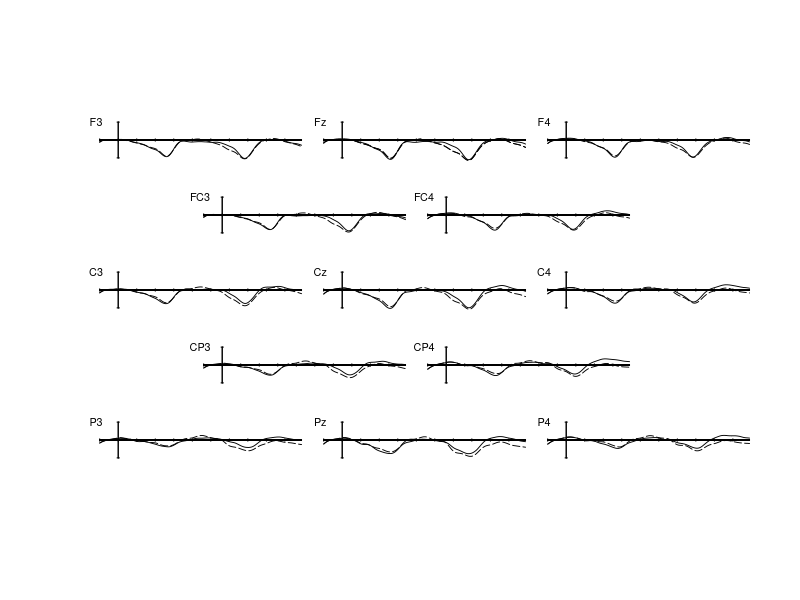

Recreate this plot in R.
# Peiyun Zhou
# youneverleave@gmail.com
# R codes--the ERP plot for the pronouns in Experiment 2 Native APS condition
# The figure presents the readers' responses to grammtical pronouns and ungrammtical pronouns
# when they imagining the Non-native Chinese-accented English speaker's voice

setwd("Set working directory here")
cond1<-read.csv("APS2_Bin3_Chinese Correct Verb in Good Pronoun.csv",sep=",", comment.char ="", quote='"', na.strings ="", header=T)
cond3<-read.csv("APS2_Bin7_Chinese Good Pronoun in correct Verb.csv",sep=",", comment.char ="", quote='"', na.strings ="", header=T)
cond4<-read.csv("APS2_Bin8_Chinese Bad Pronoun in Correct Verb .csv",sep=",", comment.char ="", quote='"', na.strings ="", header=T)

names(cond3)
names(cond4)

# F3, FZ, F4
#FC3, FC4    #FC1 FC2
#C3, CZ, C4
#CP3, CP4  #CP1 CP2
#P3, PZ, P4
summary(cond1)

presample 	<- 	-100		#How many miliseconds before stimulus onset would you like to plot? (negative values mean prestimulus)
epoch 		<- 	990		#How many miliseconds poststimulus would you like to plot (i.e., where you want the plot to end)?

base_begin 	<- 	-100		#Enter the beginning of the baseline interval (negative values mean prestimulus)
base_end 	<- 	0			#Enter the end of the baseline interval (negative values mean prestimulus)

cond1_color <- "black"		#What color do you want cond1's line color to be?
cond2_color <- "black"		#What color do you want cond2's line color to be?
cond3_color <- "black"		#What color do you want cond1's line color to be?
cond4_color <- "black"		#What color do you want cond2's line color to be?

cond1_type <- 1				#What type of line do you want cond1's line to be?
#cond2_type <- 5				#What type of line do you want cond2's line to be?
cond3_type <- 1				#What type of line do you want cond1's line to be?
cond4_type <- 5				#What type of line do you want cond2's line to be?

#cond1_name <- "Grammatical Verb"		#What do you want cond1 to be called in the legend?
#cond2_name <- "Ungrammatical Verb"	#What do you want cond2 to be called in the legend?
cond3_name <- "Grammatical Pronoun"		#What do you want cond1 to be called in the legend?
cond4_name <- "Ungrammatical Pronoun"	#What do you want cond2 to be called in the legend?

# Some graphic parameters that you might want to change, but probably won't need to. 
# If you don't like the scale of your plot, the text sizes, or line thicknesses, play with these values until you get something you like.

y_size <- 15			#How many µV do you want the total area of each subplot to be?						
#Changing the y_size value will change the x-y scale of your plot

cal_size <- 5			#How many µV do you want your y-axis calibration bars to show? 3 or 5µV should be good for most applications.
text_size <- .65			#How big do you want the text on the labels? Play with a value that will look good when you scale your final plots.
line_width <- .9		#How thick do you want your ERP wave lines to be?  Play with values that look good when you scale your plots

##############################################################################################################
#########     The stuff below this does the work.                         ####################################
##############################################################################################################

start <- match(presample, cond3$time)		#Finds the row number of the starting point
stop <- match(epoch, cond3$time)			#Finds the row number of the end point
base1 <- match(base_begin, cond3$time)		#Finds the row number of the beginning of the baseline
base2 <- match(base_end, cond3$time)		#Finds the row number of the end of the baseline
base3 <- match(base_begin, cond3$time)		#Finds the row number of the beginning of the baseline
base4 <- match(base_end, cond3$time)		#Finds the row number of the end of the baseline


################################################
#	Plot F3 Condition 1
################################################
# Calculate the mean amplitude in the grammatical condition for the baseline interval for the electrode you're plotting and then rebaseline
#base_mean_cond1 <- mean(cond1$F3[base1:base2])
#rebase_cond1 <- cond1$F3 - base_mean_cond1

# Plot cond1. If your ERPs are very large, you might need to expand the values in the ylim argument above.    
par(fig=c(0,.44,.5,1))
base_mean_cond3 <- mean(cond3$F3[base1:base2])     #Calculate mean amplitude in baseline interval
rebase_cond3 <- cond3$F3 - base_mean_cond3  
plot(cond3$time[start:stop], rebase_cond3[start:stop], las=1, xlab=NA, ylab=NA, xlim=c(base_begin-50, epoch), axes=FALSE, frame.plot=FALSE, type="l", lwd=line_width, lty=cond3_type,col=cond3_color, ylim=rev(c(-y_size, y_size)) )

# Generate some axes and an electrode label.
axis(side = 2, at=c(-cal_size, cal_size), pos=0, labels=NA, tck=-.01)
axis(side = 2, at=c(-cal_size, cal_size), pos=0, labels=NA, tck=.01)
axis(side = 1, at=seq(presample,epoch, by=.1), pos=0, labels=NA, tck=0)
axis(side = 1, at=seq(100*trunc(presample/100), epoch, by = 100), pos=0, labels=NA, tck=-.01)
axis(side = 1, at=seq(100*trunc(presample/100), epoch, by = 100), pos=0, labels=NA, tck=.01)
text(-120, -cal_size, "F3", cex=text_size)

##############################################################################################################
#### Rebaseline and plot F3 cond2.
############################################################################################################## 
#base_mean_cond2 <- mean(cond2$F3[base1:base2])     #Calculate mean amplitude in baseline interval
#rebase_cond2 <- cond2$F3 - base_mean_cond2         #Re-baseline that condition
#lines(cond2$time[start:stop], rebase_cond2[start:stop], type="l",lwd=line_width, lty=cond2_type, col=cond2_color)   #Plot it

#	Clean up some variables
#rm(base_mean_cond1,rebase_cond1,base_mean_cond2,rebase_cond2)

##############################################################################################################
#### Rebaseline and plot F3 cond3.
############################################################################################################## 
#base_mean_cond3 <- mean(cond3$F3[base1:base2])     #Calculate mean amplitude in baseline interval
#rebase_cond3 <- cond3$F3 - base_mean_cond3         #Re-baseline that condition
#lines(cond3$time[start:stop], rebase_cond3[start:stop], type="l",lwd=line_width, lty=cond3_type, col=cond3_color)   #Plot it

#	Clean up some variables
#rm(base_mean_cond1,rebase_cond1,base_mean_cond2,rebase_cond2)

##############################################################################################################
#### Rebaseline and plot F3 cond4.
############################################################################################################## 
base_mean_cond4 <- mean(cond4$F3[base1:base2])     #Calculate mean amplitude in baseline interval
rebase_cond4 <- cond4$F3 - base_mean_cond4         #Re-baseline that condition
lines(cond4$time[start:stop], rebase_cond4[start:stop], type="l",lwd=line_width, lty=cond4_type, col=cond4_color)   #Plot it

#	Clean up some variables
#rm(base_mean_cond1,rebase_cond1,base_mean_cond2,rebase_cond2,base_mean_cond3,rebase_cond3,base_mean_cond4,rebase_cond4)

################################################
#	Plot Fz Condition 1
################################################
# Calculate the mean amplitude in the grammatical condition for the baseline interval for the electrode you're plotting and then rebaseline
base_mean_cond1 <- mean(cond1$FZ[base1:base2])
rebase_cond1 <- cond1$FZ - base_mean_cond1

# Plot cond1. If your ERPs are very large, you might need to expand the values in the ylim argument above.    
par(fig=c(.28,.72,.5,1), new=T)
base_mean_cond3 <- mean(cond3$FZ[base1:base2])     #Calculate mean amplitude in baseline interval
rebase_cond3 <- cond3$FZ - base_mean_cond3  
plot(cond3$time[start:stop], rebase_cond3[start:stop], las=1, xlab=NA, ylab=NA, xlim=c(base_begin-50, epoch), axes=FALSE, frame.plot=FALSE, type="l", lwd=line_width, lty=cond3_type,col=cond3_color, ylim=rev(c(-y_size, y_size)) )

# Generate some axes and an electrode label.
axis(side = 2, at=c(-cal_size, cal_size), pos=0, labels=NA, tck=-.01)
axis(side = 2, at=c(-cal_size, cal_size), pos=0, labels=NA, tck=.01)
axis(side = 1, at=seq(presample,epoch, by=.1), pos=0, labels=NA, tck=0)
axis(side = 1, at=seq(100*trunc(presample/100), epoch, by = 100), pos=0, labels=NA, tck=-.01)
axis(side = 1, at=seq(100*trunc(presample/100), epoch, by = 100), pos=0, labels=NA, tck=.01)
text(-120, -cal_size, "Fz", cex=text_size)

##############################################################################################################
#### Rebaseline and plot Fz cond2.
############################################################################################################## 
#base_mean_cond2 <- mean(cond2$FZ[base1:base2])     #Calculate mean amplitude in baseline interval
#rebase_cond2 <- cond2$FZ - base_mean_cond2         #Re-baseline that condition
#lines(cond2$time[start:stop], rebase_cond2[start:stop], type="l",lwd=line_width, lty=cond2_type, col=cond2_color)   #Plot it

##############################################################################################################
#### Rebaseline and plot FZ cond3.
############################################################################################################## 
#base_mean_cond3 <- mean(cond3$FZ[base1:base2])     #Calculate mean amplitude in baseline interval
#rebase_cond3 <- cond3$FZ - base_mean_cond3         #Re-baseline that condition
#lines(cond3$time[start:stop], rebase_cond3[start:stop], type="l",lwd=line_width, lty=cond3_type, col=cond3_color)   #Plot it

#	Clean up some variables
#rm(base_mean_cond1,rebase_cond1,base_mean_cond2,rebase_cond2)

##############################################################################################################
#### Rebaseline and plot Fz cond4.
############################################################################################################## 
base_mean_cond4 <- mean(cond4$FZ[base1:base2])     #Calculate mean amplitude in baseline interval
rebase_cond4 <- cond4$FZ - base_mean_cond4         #Re-baseline that condition
lines(cond4$time[start:stop], rebase_cond4[start:stop], type="l",lwd=line_width, lty=cond4_type, col=cond4_color)   #Plot it
lines(cond4$time[start:stop], rebase_cond4[start:stop], type="l",lwd=line_width, lty=cond4_type, col=cond4_color)   #Plot it

#	Clean up some variables
#rm(base_mean_cond1,rebase_cond1,base_mean_cond2,rebase_cond2,base_mean_cond3,rebase_cond3,base_mean_cond4,rebase_cond4)


################################################
#	Plot F4 Condition 1
################################################
# Calculate the mean amplitude in the grammatical condition for the baseline interval for the electrode you're plotting and then rebaseline
#base_mean_cond1 <- mean(cond1$F4[base1:base2])
#rebase_cond1 <- cond1$F4 - base_mean_cond1

# Plot cond1. If your ERPs are very large, you might need to expand the values in the ylim argument above.    
par(fig=c(.56,1,.5,1), new=T)
base_mean_cond3 <- mean(cond3$F4[base1:base2])     #Calculate mean amplitude in baseline interval
rebase_cond3 <- cond3$F4 - base_mean_cond3   
plot(cond3$time[start:stop], rebase_cond3[start:stop], las=1, xlab=NA, ylab=NA, xlim=c(base_begin-50, epoch), axes=FALSE, frame.plot=FALSE, type="l", lwd=line_width, lty=cond3_type,col=cond3_color, ylim=rev(c(-y_size, y_size)) )

# Generate some axes and an electrode label.
axis(side = 2, at=c(-cal_size, cal_size), pos=0, labels=NA, tck=-.01)
axis(side = 2, at=c(-cal_size, cal_size), pos=0, labels=NA, tck=.01)
axis(side = 1, at=seq(presample,epoch, by=.1), pos=0, labels=NA, tck=0)
axis(side = 1, at=seq(100*trunc(presample/100), epoch, by = 100), pos=0, labels=NA, tck=-.01)
axis(side = 1, at=seq(100*trunc(presample/100), epoch, by = 100), pos=0, labels=NA, tck=.01)
text(-120, -cal_size, "F4", cex=text_size)


##############################################################################################################
#### Rebaseline and plot F4 cond4.
############################################################################################################## 
base_mean_cond4 <- mean(cond4$F4[base1:base2])     #Calculate mean amplitude in baseline interval
rebase_cond4 <- cond4$F4 - base_mean_cond4         #Re-baseline that condition
lines(cond4$time[start:stop], rebase_cond4[start:stop], type="l",lwd=line_width, lty=cond4_type, col=cond4_color)   #Plot it

################################################
#	Plot FC3 Condition 1
################################################
# Calculate the mean amplitude in the grammatical condition for the baseline interval for the electrode you're plotting and then rebaseline
#base_mean_cond1 <- mean(cond1$FC3[base1:base2])
#rebase_cond1 <- cond1$FC3 - base_mean_cond1

# Plot cond1. If your ERPs are very large, you might need to expand the values in the ylim argument above.    
par(fig=c(.13,.57,.375,.875), new=T)
base_mean_cond3 <- mean(cond3$FC3[base1:base2])     #Calculate mean amplitude in baseline interval
rebase_cond3 <- cond3$FC3 - base_mean_cond3  
plot(cond3$time[start:stop], rebase_cond3[start:stop], las=1, xlab=NA, ylab=NA, xlim=c(base_begin-50, epoch), axes=FALSE, frame.plot=FALSE, type="l", lwd=line_width, lty=cond3_type,col=cond3_color, ylim=rev(c(-y_size, y_size)) )

# Generate some axes and an electrode label.
axis(side = 2, at=c(-cal_size, cal_size), pos=0, labels=NA, tck=-.01)
axis(side = 2, at=c(-cal_size, cal_size), pos=0, labels=NA, tck=.01)
axis(side = 1, at=seq(presample,epoch, by=.1), pos=0, labels=NA, tck=0)
axis(side = 1, at=seq(100*trunc(presample/100), epoch, by = 100), pos=0, labels=NA, tck=-.01)
axis(side = 1, at=seq(100*trunc(presample/100), epoch, by = 100), pos=0, labels=NA, tck=.01)
text(-120, -cal_size, "FC3", cex=text_size)


##############################################################################################################
#### Rebaseline and plot FC3 cond4.
############################################################################################################## 
base_mean_cond4 <- mean(cond4$FC3[base1:base2])     #Calculate mean amplitude in baseline interval
rebase_cond4 <- cond4$FC3 - base_mean_cond4         #Re-baseline that condition
lines(cond4$time[start:stop], rebase_cond4[start:stop], type="l",lwd=line_width, lty=cond4_type, col=cond4_color)   #Plot it


#	Clean up some variables
#rm(base_mean_cond1,rebase_cond1,base_mean_cond2,rebase_cond2,base_mean_cond3,rebase_cond3,base_mean_cond4,rebase_cond4)

################################################
#	Plot FC4 Condition 1
################################################
# Calculate the mean amplitude in the grammatical condition for the baseline interval for the electrode you're plotting and then rebaseline
#base_mean_cond1 <- mean(cond1$FC4[base1:base2])
#rebase_cond1 <- cond1$FC4 - base_mean_cond1

# Plot cond1. If your ERPs are very large, you might need to expand the values in the ylim argument above.    
par(fig=c(.41,.85,.375,.875), new=T)
base_mean_cond3 <- mean(cond3$FC4[base1:base2])     #Calculate mean amplitude in baseline interval
rebase_cond3 <- cond3$FC4 - base_mean_cond3 
plot(cond3$time[start:stop], rebase_cond3[start:stop], las=1, xlab=NA, ylab=NA, xlim=c(base_begin-50, epoch), axes=FALSE, frame.plot=FALSE, type="l", lwd=line_width, lty=cond3_type,col=cond3_color, ylim=rev(c(-y_size, y_size)) )

# Generate some axes and an electrode label.
axis(side = 2, at=c(-cal_size, cal_size), pos=0, labels=NA, tck=-.01)
axis(side = 2, at=c(-cal_size, cal_size), pos=0, labels=NA, tck=.01)
axis(side = 1, at=seq(presample,epoch, by=.1), pos=0, labels=NA, tck=0)
axis(side = 1, at=seq(100*trunc(presample/100), epoch, by = 100), pos=0, labels=NA, tck=-.01)
axis(side = 1, at=seq(100*trunc(presample/100), epoch, by = 100), pos=0, labels=NA, tck=.01)
text(-120, -cal_size, "FC4", cex=text_size)


##############################################################################################################
#### Rebaseline and plot FC4 cond4.
############################################################################################################## 
base_mean_cond4 <- mean(cond4$FC4[base1:base2])     #Calculate mean amplitude in baseline interval
rebase_cond4 <- cond4$FC4 - base_mean_cond4         #Re-baseline that condition
lines(cond4$time[start:stop], rebase_cond4[start:stop], type="l",lwd=line_width, lty=cond4_type, col=cond4_color)   #Plot it


################################################
#	Plot C3 Condition 1
################################################
# Calculate the mean amplitude in the grammatical condition for the baseline interval for the electrode you're plotting and then rebaseline
#base_mean_cond1 <- mean(cond1$C3[base1:base2])
#rebase_cond1 <- cond1$C3 - base_mean_cond1

# Plot cond1.   
par(fig=c(0,.44,.25,.75), new=T)
base_mean_cond3 <- mean(cond3$C3[base1:base2])     #Calculate mean amplitude in baseline interval
rebase_cond3 <- cond3$C3 - base_mean_cond3 
plot(cond3$time[start:stop], rebase_cond3[start:stop], las=1, xlab=NA, ylab=NA, xlim=c(base_begin-50, epoch), axes=FALSE, frame.plot=FALSE, type="l", lwd=line_width, lty=cond3_type,col=cond3_color, ylim=rev(c(-y_size, y_size)) )

# Generate some axes and an electrode label.
axis(side = 2, at=c(-cal_size, cal_size), pos=0, labels=NA, tck=-.01)
axis(side = 2, at=c(-cal_size, cal_size), pos=0, labels=NA, tck=.01)
axis(side = 1, at=seq(presample,epoch, by=.1), pos=0, labels=NA, tck=0)
axis(side = 1, at=seq(100*trunc(presample/100), epoch, by = 100), pos=0, labels=NA, tck=-.01)
axis(side = 1, at=seq(100*trunc(presample/100), epoch, by = 100), pos=0, labels=NA, tck=.01)
text(-120, -cal_size, "C3", cex=text_size)


##############################################################################################################
#### Rebaseline and plot C3 cond4.
############################################################################################################## 
base_mean_cond4 <- mean(cond4$C3[base1:base2])     #Calculate mean amplitude in baseline interval
rebase_cond4 <- cond4$C3 - base_mean_cond4         #Re-baseline that condition
lines(cond4$time[start:stop], rebase_cond4[start:stop], type="l",lwd=line_width, lty=cond4_type, col=cond4_color)   #Plot it


################################################
#	Plot Cz Condition 1
################################################
# Calculate the mean amplitude in the grammatical condition for the baseline interval for the electrode you're plotting and then rebaseline
base_mean_cond1 <- mean(cond1$CZ[base1:base2])
#rebase_cond1 <- cond1$CZ - base_mean_cond1

# Plot cond1. If your ERPs are very large, you might need to expand the values in the ylim argument above.    
par(fig=c(.28,.72, .25,.75), new=T)
base_mean_cond3 <- mean(cond3$CZ[base1:base2])     #Calculate mean amplitude in baseline interval
rebase_cond3 <- cond3$CZ - base_mean_cond3  
plot(cond3$time[start:stop], rebase_cond3[start:stop], las=1, xlab=NA, ylab=NA, xlim=c(base_begin-50, epoch), axes=FALSE, frame.plot=FALSE, type="l", lwd=line_width, lty=cond3_type,col=cond3_color, ylim=rev(c(-y_size, y_size)) )

# Generate some axes and an electrode label.
axis(side = 2, at=c(-cal_size, cal_size), pos=0, labels=NA, tck=-.01)
axis(side = 2, at=c(-cal_size, cal_size), pos=0, labels=NA, tck=.01)
axis(side = 1, at=seq(presample,epoch, by=.1), pos=0, labels=NA, tck=0)
axis(side = 1, at=seq(100*trunc(presample/100), epoch, by = 100), pos=0, labels=NA, tck=-.01)
axis(side = 1, at=seq(100*trunc(presample/100), epoch, by = 100), pos=0, labels=NA, tck=.01)
text(-120, -cal_size, "Cz", cex=text_size)


##############################################################################################################
#### Rebaseline and plot CZ cond4.
############################################################################################################## 
base_mean_cond4 <- mean(cond4$CZ[base1:base2])     #Calculate mean amplitude in baseline interval
rebase_cond4 <- cond4$CZ- base_mean_cond4         #Re-baseline that condition
lines(cond4$time[start:stop], rebase_cond4[start:stop], type="l",lwd=line_width, lty=cond4_type, col=cond4_color)   #Plot it


################################################
#	Plot C4 Condition 1
################################################
# Calculate the mean amplitude in the grammatical condition for the baseline interval for the electrode you're plotting and then rebaseline
#base_mean_cond1 <- mean(cond1$C4[base1:base2])
#rebase_cond1 <- cond1$C4 - base_mean_cond1

# Plot cond1. If your ERPs are very large, you might need to expand the values in the ylim argument above.    
par(fig=c(.56,1,.25,.75), new=T)
base_mean_cond3 <- mean(cond3$C4[base1:base2])     #Calculate mean amplitude in baseline interval
rebase_cond3 <- cond3$C4 - base_mean_cond3  
plot(cond3$time[start:stop], rebase_cond3[start:stop], las=1, xlab=NA, ylab=NA, xlim=c(base_begin-50, epoch), axes=FALSE, frame.plot=FALSE, type="l", lwd=line_width, lty=cond3_type,col=cond3_color, ylim=rev(c(-y_size, y_size)) )

# Generate some axes and an electrode label.
axis(side = 2, at=c(-cal_size, cal_size), pos=0, labels=NA, tck=-.01)
axis(side = 2, at=c(-cal_size, cal_size), pos=0, labels=NA, tck=.01)
axis(side = 1, at=seq(presample,epoch, by=.1), pos=0, labels=NA, tck=0)
axis(side = 1, at=seq(100*trunc(presample/100), epoch, by = 100), pos=0, labels=NA, tck=-.01)
axis(side = 1, at=seq(100*trunc(presample/100), epoch, by = 100), pos=0, labels=NA, tck=.01)
text(-120, -cal_size, "C4", cex=text_size)


##############################################################################################################
#### Rebaseline and plot C4 cond4.
############################################################################################################## 
base_mean_cond4 <- mean(cond4$C4[base1:base2])     #Calculate mean amplitude in baseline interval
rebase_cond4 <- cond4$C4 - base_mean_cond4         #Re-baseline that condition
lines(cond4$time[start:stop], rebase_cond4[start:stop], type="l",lwd=line_width, lty=cond4_type, col=cond4_color)   #Plot it


################################################
#	Plot CP3 Condition 1
################################################
# Calculate the mean amplitude in the grammatical condition for the baseline interval for the electrode you're plotting and then rebaseline
#base_mean_cond1 <- mean(cond1$CP3[base1:base2])
#rebase_cond1 <- cond1$CP3 - base_mean_cond1

# Plot cond1. If your ERPs are very large, you might need to expand the values in the ylim argument above.    
par(fig=c(.13,.57,.125,.625), new=T)
base_mean_cond3 <- mean(cond3$CP3[base1:base2])     #Calculate mean amplitude in baseline interval
rebase_cond3 <- cond3$CP3 - base_mean_cond3   
plot(cond3$time[start:stop], rebase_cond3[start:stop], las=1, xlab=NA, ylab=NA, xlim=c(base_begin-50, epoch), axes=FALSE, frame.plot=FALSE, type="l", lwd=line_width, lty=cond3_type,col=cond1_color, ylim=rev(c(-y_size, y_size)) )

# Generate some axes and an electrode label.
axis(side = 2, at=c(-cal_size, cal_size), pos=0, labels=NA, tck=-.01)
axis(side = 2, at=c(-cal_size, cal_size), pos=0, labels=NA, tck=.01)
axis(side = 1, at=seq(presample,epoch, by=.1), pos=0, labels=NA, tck=0)
axis(side = 1, at=seq(100*trunc(presample/100), epoch, by = 100), pos=0, labels=NA, tck=-.01)
axis(side = 1, at=seq(100*trunc(presample/100), epoch, by = 100), pos=0, labels=NA, tck=.01)
text(-120, -cal_size, "CP3", cex=text_size)


##############################################################################################################
#### Rebaseline and plot CP3 cond4.
############################################################################################################## 
base_mean_cond4 <- mean(cond4$CP3[base1:base2])     #Calculate mean amplitude in baseline interval
rebase_cond4 <- cond4$CP3 - base_mean_cond4         #Re-baseline that condition
lines(cond4$time[start:stop], rebase_cond4[start:stop], type="l",lwd=line_width, lty=cond4_type, col=cond4_color)   #Plot it


################################################
#	Plot CP4 Condition 1
################################################
# Calculate the mean amplitude in the grammatical condition for the baseline interval for the electrode you're plotting and then rebaseline
#base_mean_cond1 <- mean(cond1$CP4[base1:base2])
#rebase_cond1 <- cond1$CP4 - base_mean_cond1

# Plot cond1. If your ERPs are very large, you might need to expand the values in the ylim argument above.    
par(fig=c(.41,.85, .125,.625), new=T)
base_mean_cond3 <- mean(cond3$CP4[base1:base2])     #Calculate mean amplitude in baseline interval
rebase_cond3 <- cond3$CP4 - base_mean_cond3  
plot(cond3$time[start:stop], rebase_cond3[start:stop], las=1, xlab=NA, ylab=NA, xlim=c(base_begin-50, epoch), axes=FALSE, frame.plot=FALSE, type="l", lwd=line_width, lty=cond3_type,col=cond3_color, ylim=rev(c(-y_size, y_size)) )

# Generate some axes and an electrode label.
axis(side = 2, at=c(-cal_size, cal_size), pos=0, labels=NA, tck=-.01)
axis(side = 2, at=c(-cal_size, cal_size), pos=0, labels=NA, tck=.01)
axis(side = 1, at=seq(presample,epoch, by=.1), pos=0, labels=NA, tck=0)
axis(side = 1, at=seq(100*trunc(presample/100), epoch, by = 100), pos=0, labels=NA, tck=-.01)
axis(side = 1, at=seq(100*trunc(presample/100), epoch, by = 100), pos=0, labels=NA, tck=.01)
text(-120, -cal_size, "CP4", cex=text_size)


##############################################################################################################
#### Rebaseline and plot CP4 cond4.
############################################################################################################## 
base_mean_cond4 <- mean(cond4$CP4[base1:base2])     #Calculate mean amplitude in baseline interval
rebase_cond4 <- cond4$CP4 - base_mean_cond4         #Re-baseline that condition
lines(cond4$time[start:stop], rebase_cond4[start:stop], type="l",lwd=line_width, lty=cond4_type, col=cond4_color)   #Plot it





################################################
#	Plot P3 Condition 1
################################################
# Calculate the mean amplitude in the grammatical condition for the baseline interval for the electrode you're plotting and then rebaseline
#base_mean_cond1 <- mean(cond1$P3[base1:base2])
#rebase_cond1 <- cond1$P3 - base_mean_cond1

# Plot cond1. If your ERPs are very large, you might need to expand the values in the ylim argument above.    
par(fig=c(0,.44,.0,.5), new=T)
base_mean_cond3 <- mean(cond3$P3[base1:base2])     #Calculate mean amplitude in baseline interval
rebase_cond3 <- cond3$P3 - base_mean_cond3 
plot(cond3$time[start:stop], rebase_cond3[start:stop], las=1, xlab=NA, ylab=NA, xlim=c(base_begin-50, epoch), axes=FALSE, frame.plot=FALSE, type="l", lwd=line_width, lty=cond3_type,col=cond3_color, ylim=rev(c(-y_size, y_size)) )

# Generate some axes and an electrode label.
axis(side = 2, at=c(-cal_size, cal_size), pos=0, labels=NA, tck=-.01)
axis(side = 2, at=c(-cal_size, cal_size), pos=0, labels=NA, tck=.01)
axis(side = 1, at=seq(presample,epoch, by=.1), pos=0, labels=NA, tck=0)
axis(side = 1, at=seq(100*trunc(presample/100), epoch, by = 100), pos=0, labels=NA, tck=-.01)
axis(side = 1, at=seq(100*trunc(presample/100), epoch, by = 100), pos=0, labels=NA, tck=.01)
text(-120, -cal_size, "P3", cex=text_size)

##############################################################################################################
#### Rebaseline and plot P3 cond4.
############################################################################################################## 
base_mean_cond4 <- mean(cond4$P3[base1:base2])     #Calculate mean amplitude in baseline interval
rebase_cond4 <- cond4$P3 - base_mean_cond4         #Re-baseline that condition
lines(cond4$time[start:stop], rebase_cond4[start:stop], type="l",lwd=line_width, lty=cond4_type, col=cond4_color)   #Plot it


################################################
#	Plot Pz Condition 1
################################################
# Calculate the mean amplitude in the grammatical condition for the baseline interval for the electrode you're plotting and then rebaseline
#base_mean_cond1 <- mean(cond1$PZ[base1:base2])
#rebase_cond1 <- cond1$PZ - base_mean_cond1

# Plot cond1. If your ERPs are very large, you might need to expand the values in the ylim argument above.    
par(fig=c(.28,.72,.0,.5), new=T)
base_mean_cond3 <- mean(cond3$PZ[base1:base2])     #Calculate mean amplitude in baseline interval
rebase_cond3 <- cond3$PZ - base_mean_cond3 
plot(cond3$time[start:stop], rebase_cond3[start:stop], las=1, xlab=NA, ylab=NA, xlim=c(base_begin-50, epoch), axes=FALSE, frame.plot=FALSE, type="l", lwd=line_width, lty=cond3_type,col=cond3_color, ylim=rev(c(-y_size, y_size)) )

# Generate some axes and an electrode label.
axis(side = 2, at=c(-cal_size, cal_size), pos=0, labels=NA, tck=-.01)
axis(side = 2, at=c(-cal_size, cal_size), pos=0, labels=NA, tck=.01)
axis(side = 1, at=seq(presample,epoch, by=.1), pos=0, labels=NA, tck=0)
axis(side = 1, at=seq(100*trunc(presample/100), epoch, by = 100), pos=0, labels=NA, tck=-.01)
axis(side = 1, at=seq(100*trunc(presample/100), epoch, by = 100), pos=0, labels=NA, tck=.01)
text(-120, -cal_size, "Pz", cex=text_size)


##############################################################################################################
#### Rebaseline and plot PZ cond4.
############################################################################################################## 
base_mean_cond4 <- mean(cond4$PZ[base1:base2])     #Calculate mean amplitude in baseline interval
rebase_cond4 <- cond4$PZ - base_mean_cond4         #Re-baseline that condition
lines(cond4$time[start:stop], rebase_cond4[start:stop], type="l",lwd=line_width, lty=cond4_type, col=cond4_color)   #Plot it


################################################
#	Plot P4 Condition 1
################################################
# Calculate the mean amplitude in the grammatical condition for the baseline interval for the electrode you're plotting and then rebaseline
#base_mean_cond1 <- mean(cond1$P4[base1:base2])
#rebase_cond1 <- cond1$P4 - base_mean_cond1

# Plot cond1. If your ERPs are very large, you might need to expand the values in the ylim argument above.    
par(fig=c(.56,1,.0,.5), new=T)
base_mean_cond3 <- mean(cond3$P4[base1:base2])     #Calculate mean amplitude in baseline interval
rebase_cond3 <- cond3$P4 - base_mean_cond3 
plot(cond3$time[start:stop], rebase_cond3[start:stop], las=1, xlab=NA, ylab=NA, xlim=c(base_begin-50, epoch), axes=FALSE, frame.plot=FALSE, type="l", lwd=line_width, lty=cond3_type,col=cond3_color, ylim=rev(c(-y_size, y_size)) )

# Generate some axes and an electrode label.
axis(side = 2, at=c(-cal_size, cal_size), pos=0, labels=NA, tck=-.01)
axis(side = 2, at=c(-cal_size, cal_size), pos=0, labels=NA, tck=.01)
axis(side = 1, at=seq(presample,epoch, by=.1), pos=0, labels=NA, tck=0)
axis(side = 1, at=seq(100*trunc(presample/100), epoch, by = 100), pos=0, labels=NA, tck=-.01)
axis(side = 1, at=seq(100*trunc(presample/100), epoch, by = 100), pos=0, labels=NA, tck=.01)
text(-120, -cal_size, "P4", cex=text_size)


##############################################################################################################
#### Rebaseline and plot P4 cond4.
############################################################################################################## 
base_mean_cond4 <- mean(cond4$P4[base1:base2])     #Calculate mean amplitude in baseline interval
rebase_cond4 <- cond4$P4 - base_mean_cond4         #Re-baseline that condition
lines(cond4$time[start:stop], rebase_cond4[start:stop], type="l",lwd=line_width, lty=cond4_type, col=cond4_color)   #Plot it


# Save plot as pdf
dev.copy(pdf, "APS2 Pronoun Chinese_dashline.pdf", width=7.5, height=9)
dev.off()


